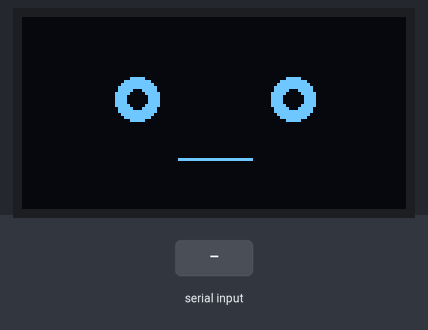
A sketch run on a simulated Arduino Uno, built with avr-gcc and run on an emulated ATmega328P. Shown: 128×64 one-colour display. Inputs (shaded band) come from the test bench.

Above: at 1.2 s.
1.3 s: "FELIZ\n" received over Serial
At 2.5 s:
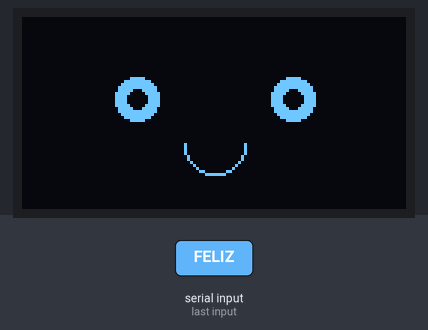
2.8 s: "SURPRESO\n" received over Serial
At 4.0 s:
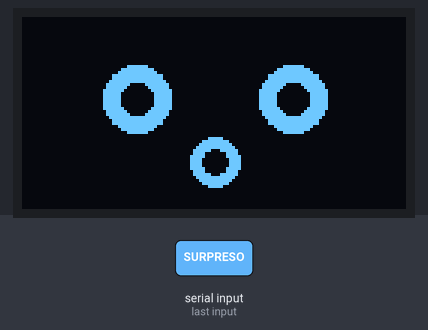
4.3 s: "1\n" received over Serial
At 4.8 s:
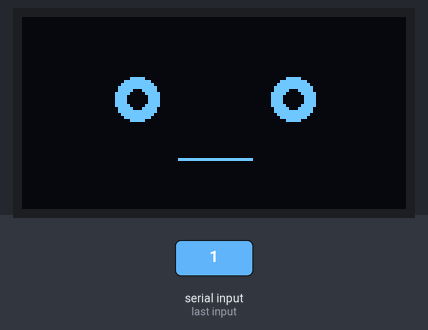
Timing chart, 0 to 7.3 s (numbered marks = the images above; inputs shaded):
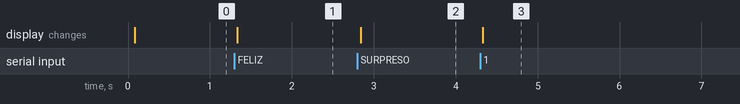

Measured:
- after the input at 1.3 s, the display: changes at once (image 1)
- after the input at 2.8 s, the display: changes at once (image 2)
- after the input at 4.3 s, the display: changes at once (image 3)

The sketch:

robo_emocional.ino
```cpp
#include <Wire.h>
#include <Adafruit_GFX.h>
#include <Adafruit_SSD1306.h>

#define SCREEN_WIDTH 128
#define SCREEN_HEIGHT 64

Adafruit_SSD1306 display(SCREEN_WIDTH, SCREEN_HEIGHT, &Wire, -1);

void setup() {
  Serial.begin(9600);

  if (!display.begin(SSD1306_SWITCHCAPVCC, 0x3C)) {
    while (true);
  }

  display.clearDisplay();
  display.display();

  mostrarRosto("NEUTRO");
}

void loop() {
  if (Serial.available()) {
    String emocao = Serial.readStringUntil('\n');
    emocao.trim();

    mostrarRosto(emocao);
  }
}

void mostrarRosto(String emocao) {

  display.clearDisplay();

  // =========================
  // FELIZ
  // =========================
  if (emocao == "FELIZ") {

    // Olho esquerdo
    display.fillCircle(38, 27, 7, WHITE);

    // Olho direito
    display.fillCircle(90, 27, 7, WHITE);

    // Pupilas
    display.fillCircle(38, 27, 3, BLACK);
    display.fillCircle(90, 27, 3, BLACK);

    // Boca sorrindo
    display.drawCircle(64, 42, 10, WHITE);
    display.fillRect(52, 32, 24, 10, BLACK);

  }

  // =========================
  // SURPRESO
  // =========================
  else if (emocao == "SURPRESO") {

    // Olhos grandes
    display.fillCircle(38, 27, 11, WHITE);
    display.fillCircle(90, 27, 11, WHITE);

    // Pupilas
    display.fillCircle(38, 27, 5, BLACK);
    display.fillCircle(90, 27, 5, BLACK);

    // Boca aberta
    display.fillCircle(64, 48, 8, WHITE);
    display.fillCircle(64, 48, 4, BLACK);

  }

  // =========================
  // TRISTE
  // =========================
  else if (emocao == "TRISTE") {

    // Olhos
    display.fillCircle(38, 29, 7, WHITE);
    display.fillCircle(90, 29, 7, WHITE);

    // Pupilas
    display.fillCircle(38, 29, 3, BLACK);
    display.fillCircle(90, 29, 3, BLACK);

    // Sobrancelhas tristes
    display.drawLine(28, 18, 48, 23, WHITE);
    display.drawLine(80, 23, 100, 18, WHITE);

    // Boca triste
    display.drawLine(52, 49, 58, 45, WHITE);
    display.drawLine(58, 45, 64, 44, WHITE);
    display.drawLine(64, 44, 70, 45, WHITE);
    display.drawLine(70, 45, 76, 49, WHITE);

  }

  // =========================
  // BRAVO
  // =========================
  else if (emocao == "BRAVO") {

    // Sobrancelhas
    display.drawLine(27, 18, 49, 24, WHITE);
    display.drawLine(79, 24, 101, 18, WHITE);

    // Olhos
    display.fillCircle(38, 30, 7, WHITE);
    display.fillCircle(90, 30, 7, WHITE);

    // Pupilas
    display.fillCircle(38, 30, 3, BLACK);
    display.fillCircle(90, 30, 3, BLACK);

    // Boca séria
    display.drawLine(52, 48, 76, 48, WHITE);

  }

  // =========================
  // NEUTRO
  // =========================
  else {

    // Olhos
    display.fillCircle(38, 27, 7, WHITE);
    display.fillCircle(90, 27, 7, WHITE);

    // Pupilas
    display.fillCircle(38, 27, 3, BLACK);
    display.fillCircle(90, 27, 3, BLACK);

    // Boca neutra
    display.drawLine(52, 47, 76, 47, WHITE);
  }

  display.display();
}
```
